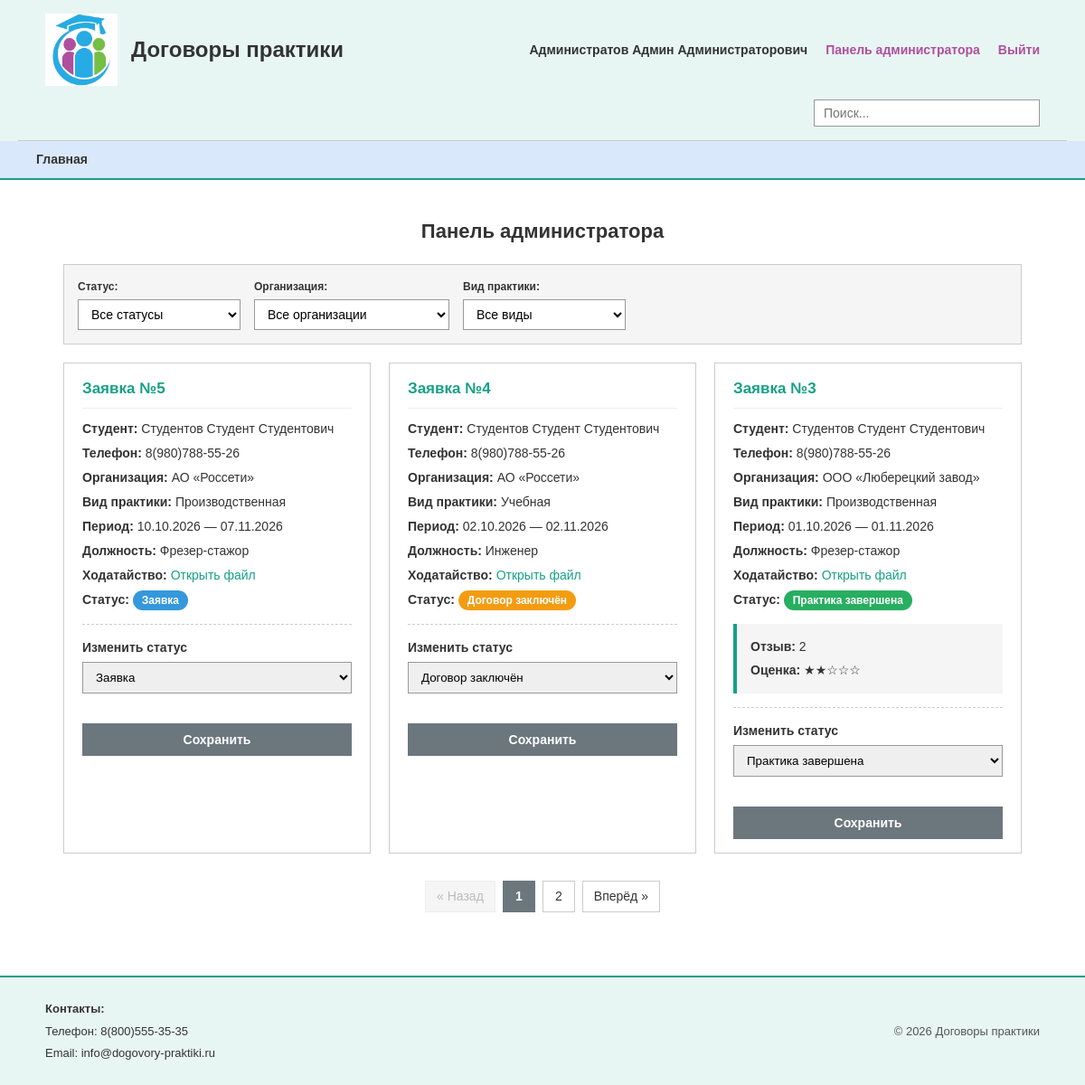
The app's page /pages/admin.php (signed in) with its own data.
### tables this page shows
CREATE TABLE `zayavki` (
  `id_zayavki` int(1) NOT NULL,
  `inn` varchar(12) NOT NULL,
  `period_nachalo` date NOT NULL,
  `period_konec` date NOT NULL,
  `tip_id` int(1) NOT NULL,
  `dolzhnost` varchar(255) NOT NULL,
  `statysi_id` int(1) NOT NULL,
  `hodataistvo` text NOT NULL,
  `polzovateli_id` int(1) NOT NULL,
  `otziv_id` int(1) DEFAULT NULL
);

CREATE TABLE `polzovateli` (
  `id_polzovateli` int(1) NOT NULL,
  `login` varchar(255) NOT NULL,
  `parol` varchar(255) NOT NULL,
  `fio` varchar(255) NOT NULL,
  `telefon` varchar(15) NOT NULL,
  `pochta` varchar(255) NOT NULL,
  `roli_id` int(1) NOT NULL
);

CREATE TABLE `organizacii` (
  `inn` varchar(12) NOT NULL,
  `nazvanie_organizacii` varchar(255) DEFAULT NULL
);

CREATE TABLE `tipi_praktiki` (
  `id_tip` int(1) NOT NULL,
  `nazvanie_tipa` varchar(16) DEFAULT NULL
);

CREATE TABLE `statusi` (
  `id_statusi` int(1) NOT NULL,
  `status_name` varchar(255) DEFAULT NULL
);

CREATE TABLE `otzivi` (
  `id_otziv` int(1) NOT NULL,
  `komentariy` text DEFAULT NULL,
  `kolichestvo_zvezd` int(1) NOT NULL
);

### pages/admin.php (the view, shortened to what this page needs)
<?php
require_once __DIR__ . '/../helpers/db.php';
$page = max(1, (int)($_GET['page'] ?? 1));
$perPage = 3;
$statusi = $pdo->query("SELECT * FROM statusi")->fetchAll(PDO::FETCH_ASSOC);
$where = [];
$params = [];
$whereSql = $where ? " WHERE " . implode(" AND ", $where) : "";
$countStmt = $pdo->prepare("SELECT COUNT(*) FROM zayavki z" . $whereSql);
$countStmt->execute($params);
$total = (int)$countStmt->fetchColumn();
$totalPages = max(1, (int)ceil($total / $perPage));
$offset = ($page - 1) * $perPage;
$sql = "
    SELECT z.id_zayavki, z.period_nachalo, z.period_konec, z.dolzhnost, z.hodataistvo,
           o.nazvanie_organizacii, t.nazvanie_tipa, s.status_name, s.id_statusi,
           p.fio, p.telefon, p.pochta,
           z.otziv_id, ot.komentariy, ot.kolichestvo_zvezd
    FROM zayavki z
    LEFT JOIN organizacii o ON z.inn = o.inn
    LEFT JOIN tipi_praktiki t ON z.tip_id = t.id_tip
    LEFT JOIN statusi s ON z.statysi_id = s.id_statusi
    LEFT JOIN polzovateli p ON z.polzovateli_id = p.id_polzovateli
    LEFT JOIN otzivi ot ON z.otziv_id = ot.id_otziv
    {$whereSql}
    ORDER BY z.id_zayavki DESC
    LIMIT {$perPage} OFFSET {$offset}
";
$stmt = $pdo->prepare($sql);
$stmt->execute($params);
$zayavki = $stmt->fetchAll(PDO::FETCH_ASSOC);
require_once __DIR__ . '/layout.php';
?>
<h2 class="page-title">Панель администратора</h2>
<form method="get" action="admin.php" class="filter-form">
    <div class="filter-row">
        <label for="status">Статус:</label>
        <select id="status" name="status" onchange="this.form.submit()">
            <option value="0">Все статусы</option>
        </select>
    </div>
    <div class="filter-row">
        <label for="org">Организация:</label>
        <select id="org" name="org" onchange="this.form.submit()">
            <option value="">Все организации</option>
        </select>
    </div>
    <div class="filter-row">
        <label for="tip">Вид практики:</label>
        <select id="tip" name="tip" onchange="this.form.submit()">
            <option value="0">Все виды</option>
        </select>
    </div>
</form>
<?php if (empty($zayavki)): ?>
    <p>Заявок не найдено.</p>
<?php else: ?>
    <div class="zayavki-list">
        <?php foreach ($zayavki as $z): ?>
            <div class="zayavka-card">
                <h3>Заявка №<?= $z['id_zayavki'] ?></h3>
                <p><b>Студент:</b> <?= htmlspecialchars($z['fio']) ?></p>
                <p><b>Телефон:</b> <?= htmlspecialchars($z['telefon']) ?></p>
                <p><b>Организация:</b> <?= htmlspecialchars($z['nazvanie_organizacii']) ?></p>
                <p><b>Вид практики:</b> <?= htmlspecialchars($z['nazvanie_tipa']) ?></p>
                <p><b>Период:</b>
                    <?= date('d.m.Y', strtotime($z['period_nachalo'])) ?> —
                    <?= $z['period_konec'] ? date('d.m.Y', strtotime($z['period_konec'])) : '—' ?>
                </p>
                <p><b>Должность:</b> <?= htmlspecialchars($z['dolzhnost']) ?></p>
                <p><b>Ходатайство:</b> <a href="../<?= htmlspecialchars(ltrim($z['hodataistvo'], '/')) ?>" target="_blank">Открыть файл</a></p>
                <?php
                $statusClass = 'badge-unknown';
                if ($z['id_statusi'] == 1) $statusClass = 'badge-new';
                elseif ($z['id_statusi'] == 2) $statusClass = 'badge-progress';
                elseif ($z['id_statusi'] == 3) $statusClass = 'badge-done';
                ?>
                <p><b>Статус:</b> <span class="badge <?= $statusClass ?>"><?= htmlspecialchars($z['status_name']) ?></span></p>
                <?php if (!empty($z['otziv_id'])): ?>
                    <div class="otziv-view">
                        <p><b>Отзыв:</b> <?= htmlspecialchars($z['komentariy']) ?></p>
                        <p><b>Оценка:</b> <?= str_repeat('★', (int)$z['kolichestvo_zvezd']) ?><?= str_repeat('☆', 5 - (int)$z['kolichestvo_zvezd']) ?></p>
                    </div>
                <?php endif; ?>
                <form method="post" action="admin.php" class="status-form">
                    <label>Изменить статус
                        <select name="statysi_id" required>
                            <?php foreach ($statusi as $s): ?>
                                <option value="<?= $s['id_statusi'] ?>" <?= ($z['id_statusi'] == $s['id_statusi']) ? 'selected' : '' ?>><?= htmlspecialchars($s['status_name']) ?></option>
                            <?php endforeach; ?>
                        </select>
                    </label>
                    <button type="submit">Сохранить</button>
                </form>
            </div>
        <?php endforeach; ?>
    </div>
    <?php if ($totalPages > 1): ?>
        <div class="pagination">
            <?php
            $queryParams = $_GET; unset($queryParams['page']);
            $baseUrl = 'admin.php?' . http_build_query($queryParams);
            $sep = empty($queryParams) ? '' : '&';
            ?>
            <?php if ($page > 1): ?><a href="<?= $baseUrl . $sep ?>page=<?= $page - 1 ?>">« Назад</a>
            <?php else: ?><span class="disabled">« Назад</span><?php endif; ?>
            <?php for ($i = 1; $i <= $totalPages; $i++): ?>
                <?php if ($i == $page): ?><span class="active"><?= $i ?></span>
                <?php else: ?><a href="<?= $baseUrl . $sep ?>page=<?= $i ?>"><?= $i ?></a><?php endif; ?>
            <?php endfor; ?>
            <?php if ($page < $totalPages): ?><a href="<?= $baseUrl . $sep ?>page=<?= $page + 1 ?>">Вперёд »</a>
            <?php else: ?><span class="disabled">Вперёд »</span><?php endif; ?>
        </div>
    <?php endif; ?>
<?php endif; ?>
</main>
<footer>
    <div class="footer-inner">
        <div class="footer-contacts">
            <p><b>Контакты:</b></p><p>Телефон: 8(800)555-35-35</p><p>Email: info@dogovory-praktiki.ru</p>
        </div>
        <div class="footer-copy">&copy; <?= date('Y') ?> Договоры практики</div>
    </div>
</footer>
</body>
</html>

### pages/layout.php (shortened to what this page needs)
<!DOCTYPE html>
<html lang="ru">
<head>
    <link rel="stylesheet" href="../styles/style.css">
</head>
<body>
    <header>
        <div class="header-inner">
            <div class="logo">
                <img src="../media/logo.png" alt="Логотип" width="110" height="110" onerror="this.src='../media/image02.jpg'">
                <span class="site-title">Договоры практики</span>
            </div>
            <div class="header-right" id="mobileMenu">
                <?php if (isset($_SESSION['user_id'])): ?>
                    <span class="user-info"><?= htmlspecialchars($_SESSION['fio']) ?></span>
                    <?php if (($_SESSION['roli_id'] ?? 0) == 2): ?>
                        <a href="admin.php">Панель администратора</a>
                    <?php else: ?>
                        <a href="zayavki.php">Мои заявки</a>
                        <a href="new.php">Создать заявку</a>
                    <?php endif; ?>
                    <a href="logout.php" class="logout-btn">Выйти</a>
                <?php else: ?>
                    <a href="auth.php">Вход</a>
                    <a href="register.php">Регистрация</a>
                <?php endif; ?>
            </div>
        </div>
        <div class="search-box">
            <input type="text" placeholder="Поиск...">
        </div>
        <nav>
            <a href="index.php">Главная</a>
        </nav>
    </header>
    <main>

### styles/style.css (style rules this page uses)
* { box-sizing: border-box; }
body { margin: 0; font-family: Arial, Verdana, sans-serif; font-size: 14px; color: #333; background: #ffffff; line-height: 1.5; }
a { color: #16a085; text-decoration: none; }
header { background: #e8f6f3; padding: 15px 20px 0; border-bottom: 2px solid #16a085; }
.header-inner { display: flex; justify-content: space-between; align-items: center; flex-wrap: wrap; gap: 15px; max-width: 1100px; margin: 0 auto; }
.logo { display: flex; align-items: center; gap: 15px; }
.logo img { width: 80px; height: 80px; object-fit: cover; }
.site-title { font-size: 24px; font-family: Arial, sans-serif; font-weight: bold; color: #333; }
.header-right { display: flex; gap: 20px; align-items: center; flex-wrap: wrap; font-size: 14px; }
.header-right a { color: #b04f9e; font-weight: bold; }
.user-info { font-weight: bold; color: #333; }
.search-box { margin: 15px auto; max-width: 1100px; display: flex; justify-content: flex-end; }
.search-box input { width: 250px; padding: 6px 10px; border: 1px solid #999; border-radius: 0; font-size: 14px; outline: none; }
nav { display: flex; gap: 25px; padding: 10px 0; background: #dae8fc; margin-left: calc(50% - 50vw); margin-right: calc(50% - 50vw); padding-left: calc(50vw - 50% + 20px); padding-right: 20px; }
nav a { color: #333; font-weight: bold; }
main { max-width: 1100px; margin: 0 auto; padding: 20px; min-height: 60vh; }
.page-title { text-align: center; font-size: 22px; margin: 20px 0; color: #333; }
.auth-form button, .zayavka-card button { margin-top: 25px; width: 100%; padding: 10px; background: #6c767d; color: #fff; border: none; border-radius: 0; font-size: 14px; font-weight: bold; cursor: pointer; }
.zayavki-list { display: grid; grid-template-columns: repeat(auto-fill, minmax(320px, 1fr)); gap: 20px; margin-top: 20px; }
.zayavka-card { border: 1px solid #ccc; border-radius: 0; padding: 15px 20px; background: #fff; }
.zayavka-card h3 { margin: 0 0 12px; font-size: 17px; color: #16a085; border-bottom: 1px solid #eee; padding-bottom: 8px; }
.zayavka-card p { margin: 6px 0; font-size: 14px; color: #333; }
.badge { display: inline-block; padding: 3px 10px; border-radius: 12px; font-size: 12px; font-weight: bold; line-height: 1.4; color: #fff; vertical-align: middle; }
.badge-new { background: #3498db; }
.badge-progress { background: #f39c12; }
.badge-done { background: #27ae60; }
.otziv-view { margin-top: 15px; padding: 10px 15px; background: #f5f5f5; border-left: 4px solid #16a085; border-radius: 0; }
.otziv-view p { margin: 5px 0; }
.status-form { margin-top: 15px; padding-top: 15px; border-top: 1px dashed #ccc; }
.status-form label { display: block; margin-bottom: 8px; font-weight: bold; }
.status-form select { width: 100%; padding: 8px 10px; border: 1px solid #999; border-radius: 0; margin-top: 5px; }
.filter-form { display: flex; align-items: flex-end; gap: 15px; flex-wrap: wrap; margin: 20px 0; padding: 15px; background: #f5f5f5; border: 1px solid #ccc; border-radius: 0; }
.filter-row { display: flex; flex-direction: column; gap: 5px; }
.filter-row label { font-size: 12px; font-weight: bold; color: #333; }
.filter-form select { padding: 7px 10px; border: 1px solid #999; border-radius: 0; font-size: 14px; min-width: 180px; background: #fff; outline: none; }
.pagination { display: flex; justify-content: center; align-items: center; gap: 8px; margin: 30px 0 10px; flex-wrap: wrap; }
.pagination a, .pagination span { display: inline-block; padding: 6px 12px; min-width: 36px; text-align: center; border: 1px solid #ccc; border-radius: 0; color: #333; font-size: 14px; background: #fff; text-decoration: none; }
.pagination .active { background: #6c767d; border-color: #6c767d; color: #fff; font-weight: bold; }
.pagination .disabled { color: #bbb; background: #f5f5f5; border-color: #eee; cursor: not-allowed; pointer-events: none; }
footer { background: #e8f6f3; margin-top: 40px; padding: 20px; border-top: 2px solid #16a085; }
.footer-inner { max-width: 1100px; margin: 0 auto; display: flex; justify-content: space-between; align-items: center; flex-wrap: wrap; gap: 20px; }
.footer-contacts p { margin: 5px 0; font-size: 13px; color: #333; }
.footer-contacts b { color: #333; }
.footer-copy { font-size: 13px; color: #555; }

### records on screen
zayavki: id_zayavki "5", polzovateli.fio "Студентов Студент Студентович", polzovateli.telefon "8(980)788-55-26", inn.nazvanie_organizacii "АО «Россети»", tip.nazvanie_tipa "Производственная", period_nachalo "10.10.2026", period_konec "07.11.2026", dolzhnost "Фрезер-стажор", statysi.status_name "Заявка"
zayavki: id_zayavki "4", polzovateli.fio "Студентов Студент Студентович", polzovateli.telefon "8(980)788-55-26", inn.nazvanie_organizacii "АО «Россети»", tip.nazvanie_tipa "Учебная", period_nachalo "02.10.2026", period_konec "02.11.2026", dolzhnost "Инженер", statysi.status_name "Договор заключён"
zayavki: id_zayavki "3", polzovateli.fio "Студентов Студент Студентович", polzovateli.telefon "8(980)788-55-26", inn.nazvanie_organizacii "ООО «Люберецкий завод»", tip.nazvanie_tipa "Производственная", period_nachalo "01.10.2026", period_konec "01.11.2026", dolzhnost "Фрезер-стажор", statysi.status_name "Практика завершена", otziv.komentariy "2", otziv.kolichestvo_zvezd "★★", otziv.kolichestvo_zvezd "☆☆☆"

### other values on screen
$_SESSION['fio'] "Администратов Админ Администраторович"
form field statysi_id "Заявка"
form field statysi_id "Договор заключён"
form field statysi_id "Практика завершена"
